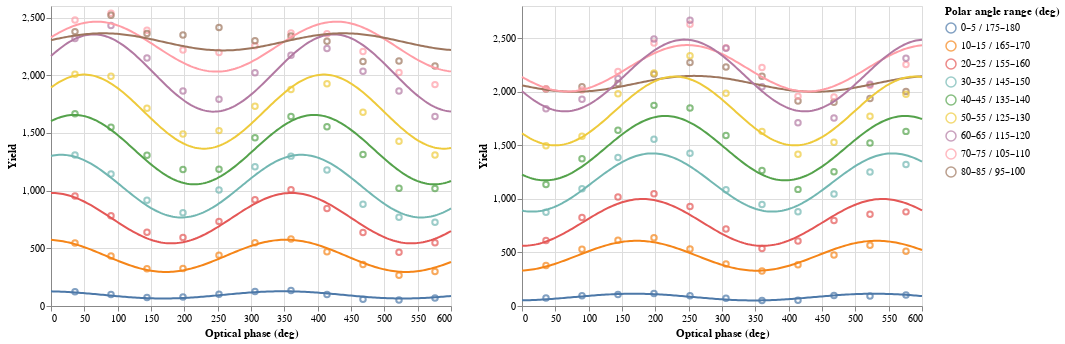

The notebook cell saved with this chart:
### Code cell
where = (measu["Polar ang fr (deg)"] % 10 == 0) & (measu["Polar ang fr (deg)"] < 90)
measu_top = measu[where]
where = (measu["Polar ang to (deg)"] % 10 == 0) & (90 < measu["Polar ang to (deg)"])
measu_btm = measu[where]
where = (fit["Polar ang fr (deg)"] % 10 == 0) & (fit["Polar ang fr (deg)"] < 90)
fit_top = fit[where]
where = (fit["Polar ang to (deg)"] % 10 == 0) & (90 < fit["Polar ang to (deg)"])
fit_btm = fit[where]

alt.Chart(measu_top).mark_point().encode(
    x=alt.X("Opt phase (deg)", axis=alt.Axis(title="Optical phase (deg)")),
    y="Yield",
    color=alt.Color("Polar angle range (deg)", sort=alt.EncodingSortField(field="Polar ang fr (deg)", op="max")),
) + alt.Chart(fit_top).mark_line().encode(
    x=alt.X("Opt phase (deg)", axis=alt.Axis(title="Optical phase (deg)")),
    y="Yield",
    color=alt.Color("Polar angle range (deg)", sort=alt.EncodingSortField(field="Polar ang fr (deg)", op="max")),
) | alt.Chart(measu_btm).mark_point().encode(
    x=alt.X("Opt phase (deg)", axis=alt.Axis(title="Optical phase (deg)")),
    y="Yield",
    color=alt.Color("Polar angle range (deg)", sort=alt.EncodingSortField(field="Polar ang to (deg)", op="max")),
) + alt.Chart(fit_btm).mark_line().encode(
    x=alt.X("Opt phase (deg)", axis=alt.Axis(title="Optical phase (deg)")),
    y="Yield",
    color=alt.Color("Polar angle range (deg)", sort=alt.EncodingSortField(field="Polar ang to (deg)", op="max")),
)

### Figure 1 — Vega-Lite specification as saved in the notebook (floating-point values rounded to 4 significant figures; data arrays with more than 128 entries replaced by an {"elided": "..."} marker saying what was removed)
{"$schema": "https://vega.github.io/schema/vega-lite/v2.6.0.json", "config": {"view": {"height": 300, "width": 400}}, "datasets": {"data-0bb7b0c694c76fddf53305b59a3b4550": [{"Opt phase (deg)": 36, "Opt phase (mach unit)": 0.1, "Polar ang fr (deg)": 95, "Polar ang to (deg)": 100, "Polar angle range (deg)": "80–85 / 95–100", "Yield": 2026.0}, {"Opt phase (deg)": 36, "Opt phase (mach unit)": 0.1, "Polar ang fr (deg)": 105, "Polar ang to (deg)": 110, "Polar angle range (deg)": "70–75 / 105–110", "Yield": 2027.0}, {"Opt phase (deg)": 36, "Opt phase (mach unit)": 0.1, "Polar ang fr (deg)": 115, "Polar ang to (deg)": 120, "Polar angle range (deg)": "60–65 / 115–120", "Yield": 1842.0}, {"Opt phase (deg)": 36, "Opt phase (mach unit)": 0.1, "Polar ang fr (deg)": 125, "Polar ang to (deg)": 130, "Polar angle range (deg)": "50–55 / 125–130", "Yield": 1495.0}, {"Opt phase (deg)": 36, "Opt phase (mach unit)": 0.1, "Polar ang fr (deg)": 135, "Polar ang to (deg)": 140, "Polar angle range (deg)": "40–45 / 135–140", "Yield": 1133.0}, {"Opt phase (deg)": 36, "Opt phase (mach unit)": 0.1, "Polar ang fr (deg)": 145, "Polar ang to (deg)": 150, "Polar angle range (deg)": "30–35 / 145–150", "Yield": 875.4}, {"Opt phase (deg)": 36, "Opt phase (mach unit)": 0.1, "Polar ang fr (deg)": 155, "Polar ang to (deg)": 160, "Polar angle range (deg)": "20–25 / 155–160", "Yield": 612.4}, {"Opt phase (deg)": 36, "Opt phase (mach unit)": 0.1, "Polar ang fr (deg)": 165, "Polar ang to (deg)": 170, "Polar angle range (deg)": "10–15 / 165–170", "Yield": 378.0}, {"Opt phase (deg)": 36, "Opt phase (mach unit)": 0.1, "Polar ang fr (deg)": 175, "Polar ang to (deg)": 180, "Polar angle range (deg)": "0–5 / 175–180", "Yield": 73.89}, {"Opt phase (deg)": 90, "Opt phase (mach unit)": 0.25, "Polar ang fr (deg)": 95, "Polar ang to (deg)": 100, "Polar angle range (deg)": "80–85 / 95–100", "Yield": 2045.0}, {"Opt phase (deg)": 90, "Opt phase (mach unit)": 0.25, "Polar ang fr (deg)": 105, "Polar ang to (deg)": 110, "Polar angle range (deg)": "70–75 / 105–110", "Yield": 2016.0}, {"Opt phase (deg)": 90, "Opt phase (mach unit)": 0.25, "Polar ang fr (deg)": 115, "Polar ang to (deg)": 120, "Polar angle range (deg)": "60–65 / 115–120", "Yield": 1930.0}, {"Opt phase (deg)": 90, "Opt phase (mach unit)": 0.25, "Polar ang fr (deg)": 125, "Polar ang to (deg)": 130, "Polar angle range (deg)": "50–55 / 125–130", "Yield": 1583.0}, {"Opt phase (deg)": 90, "Opt phase (mach unit)": 0.25, "Polar ang fr (deg)": 135, "Polar ang to (deg)": 140, "Polar angle range (deg)": "40–45 / 135–140", "Yield": 1375.0}, {"Opt phase (deg)": 90, "Opt phase (mach unit)": 0.25, "Polar ang fr (deg)": 145, "Polar ang to (deg)": 150, "Polar angle range (deg)": "30–35 / 145–150", "Yield": 1095.0}, {"Opt phase (deg)": 90, "Opt phase (mach unit)": 0.25, "Polar ang fr (deg)": 155, "Polar ang to (deg)": 160, "Polar angle range (deg)": "20–25 / 155–160", "Yield": 826.6}, {"Opt phase (deg)": 90, "Opt phase (mach unit)": 0.25, "Polar ang fr (deg)": 165, "Polar ang to (deg)": 170, "Polar angle range (deg)": "10–15 / 165–170", "Yield": 530.1}, {"Opt phase (deg)": 90, "Opt phase (mach unit)": 0.25, "Polar ang fr (deg)": 175, "Polar ang to (deg)": 180, "Polar angle range (deg)": "0–5 / 175–180", "Yield": 95.54}, {"Opt phase (deg)": 144, "Opt phase (mach unit)": 0.4, "Polar ang fr (deg)": 95, "Polar ang to (deg)": 100, "Polar angle range (deg)": "80–85 / 95–100", "Yield": 2077.0}, {"Opt phase (deg)": 144, "Opt phase (mach unit)": 0.4, "Polar ang fr (deg)": 105, "Polar ang to (deg)": 110, "Polar angle range (deg)": "70–75 / 105–110", "Yield": 2189.0}, {"Opt phase (deg)": 144, "Opt phase (mach unit)": 0.4, "Polar ang fr (deg)": 115, "Polar ang to (deg)": 120, "Polar angle range (deg)": "60–65 / 115–120", "Yield": 2123.0}, {"Opt phase (deg)": 144, "Opt phase (mach unit)": 0.4, "Polar ang fr (deg)": 125, "Polar ang to (deg)": 130, "Polar angle range (deg)": "50–55 / 125–130", "Yield": 1981.0}, {"Opt phase (deg)": 144, "Opt phase (mach unit)": 0.4, "Polar ang fr (deg)": 135, "Polar ang to (deg)": 140, "Polar angle range (deg)": "40–45 / 135–140", "Yield": 1640.0}, {"Opt phase (deg)": 144, "Opt phase (mach unit)": 0.4, "Polar ang fr (deg)": 145, "Polar ang to (deg)": 150, "Polar angle range (deg)": "30–35 / 145–150", "Yield": 1385.0}, {"Opt phase (deg)": 144, "Opt phase (mach unit)": 0.4, "Polar ang fr (deg)": 155, "Polar ang to (deg)": 160, "Polar angle range (deg)": "20–25 / 155–160", "Yield": 1018.0}, {"Opt phase (deg)": 144, "Opt phase (mach unit)": 0.4, "Polar ang fr (deg)": 165, "Polar ang to (deg)": 170, "Polar angle range (deg)": "10–15 / 165–170", "Yield": 612.9}, {"Opt phase (deg)": 144, "Opt phase (mach unit)": 0.4, "Polar ang fr (deg)": 175, "Polar ang to (deg)": 180, "Polar angle range (deg)": "0–5 / 175–180", "Yield": 106.9}, {"Opt phase (deg)": 198.0, "Opt phase (mach unit)": 0.55, "Polar ang fr (deg)": 95, "Polar ang to (deg)": 100, "Polar angle range (deg)": "80–85 / 95–100", "Yield": 2164.0}, {"Opt phase (deg)": 198.0, "Opt phase (mach unit)": 0.55, "Polar ang fr (deg)": 105, "Polar ang to (deg)": 110, "Polar angle range (deg)": "70–75 / 105–110", "Yield": 2455.0}, {"Opt phase (deg)": 198.0, "Opt phase (mach unit)": 0.55, "Polar ang fr (deg)": 115, "Polar ang to (deg)": 120, "Polar angle range (deg)": "60–65 / 115–120", "Yield": 2493.0}, {"Opt phase (deg)": 198.0, "Opt phase (mach unit)": 0.55, "Polar ang fr (deg)": 125, "Polar ang to (deg)": 130, "Polar angle range (deg)": "50–55 / 125–130", "Yield": 2175.0}, {"Opt phase (deg)": 198.0, "Opt phase (mach unit)": 0.55, "Polar ang fr (deg)": 135, "Polar ang to (deg)": 140, "Polar angle range (deg)": "40–45 / 135–140", "Yield": 1873.0}, {"Opt phase (deg)": 198.0, "Opt phase (mach unit)": 0.55, "Polar ang fr (deg)": 145, "Polar ang to (deg)": 150, "Polar angle range (deg)": "30–35 / 145–150", "Yield": 1557.0}, {"Opt phase (deg)": 198.0, "Opt phase (mach unit)": 0.55, "Polar ang fr (deg)": 155, "Polar ang to (deg)": 160, "Polar angle range (deg)": "20–25 / 155–160", "Yield": 1048.0}, {"Opt phase (deg)": 198.0, "Opt phase (mach unit)": 0.55, "Polar ang fr (deg)": 165, "Polar ang to (deg)": 170, "Polar angle range (deg)": "10–15 / 165–170", "Yield": 637.4}, {"Opt phase (deg)": 198.0, "Opt phase (mach unit)": 0.55, "Polar ang fr (deg)": 175, "Polar ang to (deg)": 180, "Polar angle range (deg)": "0–5 / 175–180", "Yield": 117.5}, {"Opt phase (deg)": 252.0, "Opt phase (mach unit)": 0.7, "Polar ang fr (deg)": 95, "Polar ang to (deg)": 100, "Polar angle range (deg)": "80–85 / 95–100", "Yield": 2274.0}, {"Opt phase (deg)": 252.0, "Opt phase (mach unit)": 0.7, "Polar ang fr (deg)": 105, "Polar ang to (deg)": 110, "Polar angle range (deg)": "70–75 / 105–110", "Yield": 2631.0}, {"Opt phase (deg)": 252.0, "Opt phase (mach unit)": 0.7, "Polar ang fr (deg)": 115, "Polar ang to (deg)": 120, "Polar angle range (deg)": "60–65 / 115–120", "Yield": 2668.0}, {"Opt phase (deg)": 252.0, "Opt phase (mach unit)": 0.7, "Polar ang fr (deg)": 125, "Polar ang to (deg)": 130, "Polar angle range (deg)": "50–55 / 125–130", "Yield": 2335.0}, {"Opt phase (deg)": 252.0, "Opt phase (mach unit)": 0.7, "Polar ang fr (deg)": 135, "Polar ang to (deg)": 140, "Polar angle range (deg)": "40–45 / 135–140", "Yield": 1848.0}, {"Opt phase (deg)": 252.0, "Opt phase (mach unit)": 0.7, "Polar ang fr (deg)": 145, "Polar ang to (deg)": 150, "Polar angle range (deg)": "30–35 / 145–150", "Yield": 1425.0}, {"Opt phase (deg)": 252.0, "Opt phase (mach unit)": 0.7, "Polar ang fr (deg)": 155, "Polar ang to (deg)": 160, "Polar angle range (deg)": "20–25 / 155–160", "Yield": 929.3}, {"Opt phase (deg)": 252.0, "Opt phase (mach unit)": 0.7, "Polar ang fr (deg)": 165, "Polar ang to (deg)": 170, "Polar angle range (deg)": "10–15 / 165–170", "Yield": 532.8}, {"Opt phase (deg)": 252.0, "Opt phase (mach unit)": 0.7, "Polar ang fr (deg)": 175, "Polar ang to (deg)": 180, "Polar angle range (deg)": "0–5 / 175–180", "Yield": 95.62}, {"Opt phase (deg)": 306, "Opt phase (mach unit)": 0.85, "Polar ang fr (deg)": 95, "Polar ang to (deg)": 100, "Polar angle range (deg)": "80–85 / 95–100", "Yield": 2231.0}, {"Opt phase (deg)": 306, "Opt phase (mach unit)": 0.85, "Polar ang fr (deg)": 105, "Polar ang to (deg)": 110, "Polar angle range (deg)": "70–75 / 105–110", "Yield": 2411.0}, {"Opt phase (deg)": 306, "Opt phase (mach unit)": 0.85, "Polar ang fr (deg)": 115, "Polar ang to (deg)": 120, "Polar angle range (deg)": "60–65 / 115–120", "Yield": 2406.0}, {"Opt phase (deg)": 306, "Opt phase (mach unit)": 0.85, "Polar ang fr (deg)": 125, "Polar ang to (deg)": 130, "Polar angle range (deg)": "50–55 / 125–130", "Yield": 1986.0}, {"Opt phase (deg)": 306, "Opt phase (mach unit)": 0.85, "Polar ang fr (deg)": 135, "Polar ang to (deg)": 140, "Polar angle range (deg)": "40–45 / 135–140", "Yield": 1591.0}, {"Opt phase (deg)": 306, "Opt phase (mach unit)": 0.85, "Polar ang fr (deg)": 145, "Polar ang to (deg)": 150, "Polar angle range (deg)": "30–35 / 145–150", "Yield": 1085.0}, {"Opt phase (deg)": 306, "Opt phase (mach unit)": 0.85, "Polar ang fr (deg)": 155, "Polar ang to (deg)": 160, "Polar angle range (deg)": "20–25 / 155–160", "Yield": 718.5}, {"Opt phase (deg)": 306, "Opt phase (mach unit)": 0.85, "Polar ang fr (deg)": 165, "Polar ang to (deg)": 170, "Polar angle range (deg)": "10–15 / 165–170", "Yield": 391.0}, {"Opt phase (deg)": 306, "Opt phase (mach unit)": 0.85, "Polar ang fr (deg)": 175, "Polar ang to (deg)": 180, "Polar angle range (deg)": "0–5 / 175–180", "Yield": 71.5}, {"Opt phase (deg)": 360, "Opt phase (mach unit)": 1, "Polar ang fr (deg)": 95, "Polar ang to (deg)": 100, "Polar angle range (deg)": "80–85 / 95–100", "Yield": 2144.0}, {"Opt phase (deg)": 360, "Opt phase (mach unit)": 1, "Polar ang fr (deg)": 105, "Polar ang to (deg)": 110, "Polar angle range (deg)": "70–75 / 105–110", "Yield": 2227.0}, {"Opt phase (deg)": 360, "Opt phase (mach unit)": 1, "Polar ang fr (deg)": 115, "Polar ang to (deg)": 120, "Polar angle range (deg)": "60–65 / 115–120", "Yield": 2046.0}, {"Opt phase (deg)": 360, "Opt phase (mach unit)": 1, "Polar ang fr (deg)": 125, "Polar ang to (deg)": 130, "Polar angle range (deg)": "50–55 / 125–130", "Yield": 1630.0}, {"Opt phase (deg)": 360, "Opt phase (mach unit)": 1, "Polar ang fr (deg)": 135, "Polar ang to (deg)": 140, "Polar angle range (deg)": "40–45 / 135–140", "Yield": 1265.0}, {"Opt phase (deg)": 360, "Opt phase (mach unit)": 1, "Polar ang fr (deg)": 145, "Polar ang to (deg)": 150, "Polar angle range (deg)": "30–35 / 145–150", "Yield": 946.4}, {"Opt phase (deg)": 360, "Opt phase (mach unit)": 1, "Polar ang fr (deg)": 155, "Polar ang to (deg)": 160, "Polar angle range (deg)": "20–25 / 155–160", "Yield": 535.7}, {"Opt phase (deg)": 360, "Opt phase (mach unit)": 1, "Polar ang fr (deg)": 165, "Polar ang to (deg)": 170, "Polar angle range (deg)": "10–15 / 165–170", "Yield": 327.0}, {"Opt phase (deg)": 360, "Opt phase (mach unit)": 1, "Polar ang fr (deg)": 175, "Polar ang to (deg)": 180, "Polar angle range (deg)": "0–5 / 175–180", "Yield": 51.61}, {"Opt phase (deg)": 414.0, "Opt phase (mach unit)": 1.15, "Polar ang fr (deg)": 95, "Polar ang to (deg)": 100, "Polar angle range (deg)": "80–85 / 95–100", "Yield": 1912.0}, {"Opt phase (deg)": 414.0, "Opt phase (mach unit)": 1.15, "Polar ang fr (deg)": 105, "Polar ang to (deg)": 110, "Polar angle range (deg)": "70–75 / 105–110", "Yield": 1958.0}, {"Opt phase (deg)": 414.0, "Opt phase (mach unit)": 1.15, "Polar ang fr (deg)": 115, "Polar ang to (deg)": 120, "Polar angle range (deg)": "60–65 / 115–120", "Yield": 1711.0}, {"Opt phase (deg)": 414.0, "Opt phase (mach unit)": 1.15, "Polar ang fr (deg)": 125, "Polar ang to (deg)": 130, "Polar angle range (deg)": "50–55 / 125–130", "Yield": 1417.0}, {"Opt phase (deg)": 414.0, "Opt phase (mach unit)": 1.15, "Polar ang fr (deg)": 135, "Polar ang to (deg)": 140, "Polar angle range (deg)": "40–45 / 135–140", "Yield": 1088.0}, {"Opt phase (deg)": 414.0, "Opt phase (mach unit)": 1.15, "Polar ang fr (deg)": 145, "Polar ang to (deg)": 150, "Polar angle range (deg)": "30–35 / 145–150", "Yield": 880.1}, {"Opt phase (deg)": 414.0, "Opt phase (mach unit)": 1.15, "Polar ang fr (deg)": 155, "Polar ang to (deg)": 160, "Polar angle range (deg)": "20–25 / 155–160", "Yield": 606.6}, {"Opt phase (deg)": 414.0, "Opt phase (mach unit)": 1.15, "Polar ang fr (deg)": 165, "Polar ang to (deg)": 170, "Polar angle range (deg)": "10–15 / 165–170", "Yield": 384.6}, {"Opt phase (deg)": 414.0, "Opt phase (mach unit)": 1.15, "Polar ang fr (deg)": 175, "Polar ang to (deg)": 180, "Polar angle range (deg)": "0–5 / 175–180", "Yield": 53.17}, {"Opt phase (deg)": 468, "Opt phase (mach unit)": 1.3, "Polar ang fr (deg)": 95, "Polar ang to (deg)": 100, "Polar angle range (deg)": "80–85 / 95–100", "Yield": 1903.0}, {"Opt phase (deg)": 468, "Opt phase (mach unit)": 1.3, "Polar ang fr (deg)": 105, "Polar ang to (deg)": 110, "Polar angle range (deg)": "70–75 / 105–110", "Yield": 1952.0}, {"Opt phase (deg)": 468, "Opt phase (mach unit)": 1.3, "Polar ang fr (deg)": 115, "Polar ang to (deg)": 120, "Polar angle range (deg)": "60–65 / 115–120", "Yield": 1755.0}, {"Opt phase (deg)": 468, "Opt phase (mach unit)": 1.3, "Polar ang fr (deg)": 125, "Polar ang to (deg)": 130, "Polar angle range (deg)": "50–55 / 125–130", "Yield": 1529.0}, {"Opt phase (deg)": 468, "Opt phase (mach unit)": 1.3, "Polar ang fr (deg)": 135, "Polar ang to (deg)": 140, "Polar angle range (deg)": "40–45 / 135–140", "Yield": 1253.0}, {"Opt phase (deg)": 468, "Opt phase (mach unit)": 1.3, "Polar ang fr (deg)": 145, "Polar ang to (deg)": 150, "Polar angle range (deg)": "30–35 / 145–150", "Yield": 1045.0}, {"Opt phase (deg)": 468, "Opt phase (mach unit)": 1.3, "Polar ang fr (deg)": 155, "Polar ang to (deg)": 160, "Polar angle range (deg)": "20–25 / 155–160", "Yield": 797.4}, {"Opt phase (deg)": 468, "Opt phase (mach unit)": 1.3, "Polar ang fr (deg)": 165, "Polar ang to (deg)": 170, "Polar angle range (deg)": "10–15 / 165–170", "Yield": 476.8}, {"Opt phase (deg)": 468, "Opt phase (mach unit)": 1.3, "Polar ang fr (deg)": 175, "Polar ang to (deg)": 180, "Polar angle range (deg)": "0–5 / 175–180", "Yield": 98.62}, {"Opt phase (deg)": 522, "Opt phase (mach unit)": 1.45, "Polar ang fr (deg)": 95, "Polar ang to (deg)": 100, "Polar angle range (deg)": "80–85 / 95–100", "Yield": 1937.0}, {"Opt phase (deg)": 522, "Opt phase (mach unit)": 1.45, "Polar ang fr (deg)": 105, "Polar ang to (deg)": 110, "Polar angle range (deg)": "70–75 / 105–110", "Yield": 2059.0}, {"Opt phase (deg)": 522, "Opt phase (mach unit)": 1.45, "Polar ang fr (deg)": 115, "Polar ang to (deg)": 120, "Polar angle range (deg)": "60–65 / 115–120", "Yield": 2070.0}, {"Opt phase (deg)": 522, "Opt phase (mach unit)": 1.45, "Polar ang fr (deg)": 125, "Polar ang to (deg)": 130, "Polar angle range (deg)": "50–55 / 125–130", "Yield": 1772.0}, {"Opt phase (deg)": 522, "Opt phase (mach unit)": 1.45, "Polar ang fr (deg)": 135, "Polar ang to (deg)": 140, "Polar angle range (deg)": "40–45 / 135–140", "Yield": 1521.0}, {"Opt phase (deg)": 522, "Opt phase (mach unit)": 1.45, "Polar ang fr (deg)": 145, "Polar ang to (deg)": 150, "Polar angle range (deg)": "30–35 / 145–150", "Yield": 1250.0}, {"Opt phase (deg)": 522, "Opt phase (mach unit)": 1.45, "Polar ang fr (deg)": 155, "Polar ang to (deg)": 160, "Polar angle range (deg)": "20–25 / 155–160", "Yield": 856.5}, {"Opt phase (deg)": 522, "Opt phase (mach unit)": 1.45, "Polar ang fr (deg)": 165, "Polar ang to (deg)": 170, "Polar angle range (deg)": "10–15 / 165–170", "Yield": 567.9}, {"Opt phase (deg)": 522, "Opt phase (mach unit)": 1.45, "Polar ang fr (deg)": 175, "Polar ang to (deg)": 180, "Polar angle range (deg)": "0–5 / 175–180", "Yield": 93.28}, {"Opt phase (deg)": 576, "Opt phase (mach unit)": 1.6, "Polar ang fr (deg)": 95, "Polar ang to (deg)": 100, "Polar angle range (deg)": "80–85 / 95–100", "Yield": 2001.0}, {"Opt phase (deg)": 576, "Opt phase (mach unit)": 1.6, "Polar ang fr (deg)": 105, "Polar ang to (deg)": 110, "Polar angle range (deg)": "70–75 / 105–110", "Yield": 2254.0}, {"Opt phase (deg)": 576, "Opt phase (mach unit)": 1.6, "Polar ang fr (deg)": 115, "Polar ang to (deg)": 120, "Polar angle range (deg)": "60–65 / 115–120", "Yield": 2313.0}, {"Opt phase (deg)": 576, "Opt phase (mach unit)": 1.6, "Polar ang fr (deg)": 125, "Polar ang to (deg)": 130, "Polar angle range (deg)": "50–55 / 125–130", "Yield": 1977.0}, {"Opt phase (deg)": 576, "Opt phase (mach unit)": 1.6, "Polar ang fr (deg)": 135, "Polar ang to (deg)": 140, "Polar angle range (deg)": "40–45 / 135–140", "Yield": 1630.0}, {"Opt phase (deg)": 576, "Opt phase (mach unit)": 1.6, "Polar ang fr (deg)": 145, "Polar ang to (deg)": 150, "Polar angle range (deg)": "30–35 / 145–150", "Yield": 1321.0}, {"Opt phase (deg)": 576, "Opt phase (mach unit)": 1.6, "Polar ang fr (deg)": 155, "Polar ang to (deg)": 160, "Polar angle range (deg)": "20–25 / 155–160", "Yield": 878.5}, {"Opt phase (deg)": 576, "Opt phase (mach unit)": 1.6, "Polar ang fr (deg)": 165, "Polar ang to (deg)": 170, "Polar angle range (deg)": "10–15 / 165–170", "Yield": 511.8}, {"Opt phase (deg)": 576, "Opt phase (mach unit)": 1.6, "Polar ang fr (deg)": 175, "Polar ang to (deg)": 180, "Polar angle range (deg)": "0–5 / 175–180", "Yield": 103.2}], "data-23302622ef33292390a7cd2a20c60a15": {"elided": "1809 records"}, "data-25e99b95e508651b87b12571a2fc2494": {"elided": "1809 records"}, "data-54c25b4a57665558c9c0e502dc8d831d": [{"Opt phase (deg)": 36, "Opt phase (mach unit)": 0.1, "Polar ang fr (deg)": 0, "Polar ang to (deg)": 5, "Polar angle range (deg)": "0–5 / 175–180", "Yield": 123.0}, {"Opt phase (deg)": 36, "Opt phase (mach unit)": 0.1, "Polar ang fr (deg)": 10, "Polar ang to (deg)": 15, "Polar angle range (deg)": "10–15 / 165–170", "Yield": 546.5}, {"Opt phase (deg)": 36, "Opt phase (mach unit)": 0.1, "Polar ang fr (deg)": 20, "Polar ang to (deg)": 25, "Polar angle range (deg)": "20–25 / 155–160", "Yield": 954.2}, {"Opt phase (deg)": 36, "Opt phase (mach unit)": 0.1, "Polar ang fr (deg)": 30, "Polar ang to (deg)": 35, "Polar angle range (deg)": "30–35 / 145–150", "Yield": 1308.0}, {"Opt phase (deg)": 36, "Opt phase (mach unit)": 0.1, "Polar ang fr (deg)": 40, "Polar ang to (deg)": 45, "Polar angle range (deg)": "40–45 / 135–140", "Yield": 1667.0}, {"Opt phase (deg)": 36, "Opt phase (mach unit)": 0.1, "Polar ang fr (deg)": 50, "Polar ang to (deg)": 55, "Polar angle range (deg)": "50–55 / 125–130", "Yield": 2008.0}, {"Opt phase (deg)": 36, "Opt phase (mach unit)": 0.1, "Polar ang fr (deg)": 60, "Polar ang to (deg)": 65, "Polar angle range (deg)": "60–65 / 115–120", "Yield": 2318.0}, {"Opt phase (deg)": 36, "Opt phase (mach unit)": 0.1, "Polar ang fr (deg)": 70, "Polar ang to (deg)": 75, "Polar angle range (deg)": "70–75 / 105–110", "Yield": 2479.0}, {"Opt phase (deg)": 36, "Opt phase (mach unit)": 0.1, "Polar ang fr (deg)": 80, "Polar ang to (deg)": 85, "Polar angle range (deg)": "80–85 / 95–100", "Yield": 2378.0}, {"Opt phase (deg)": 90, "Opt phase (mach unit)": 0.25, "Polar ang fr (deg)": 0, "Polar ang to (deg)": 5, "Polar angle range (deg)": "0–5 / 175–180", "Yield": 99.22}, {"Opt phase (deg)": 90, "Opt phase (mach unit)": 0.25, "Polar ang fr (deg)": 10, "Polar ang to (deg)": 15, "Polar angle range (deg)": "10–15 / 165–170", "Yield": 433.2}, {"Opt phase (deg)": 90, "Opt phase (mach unit)": 0.25, "Polar ang fr (deg)": 20, "Polar ang to (deg)": 25, "Polar angle range (deg)": "20–25 / 155–160", "Yield": 782.3}, {"Opt phase (deg)": 90, "Opt phase (mach unit)": 0.25, "Polar ang fr (deg)": 30, "Polar ang to (deg)": 35, "Polar angle range (deg)": "30–35 / 145–150", "Yield": 1145.0}, {"Opt phase (deg)": 90, "Opt phase (mach unit)": 0.25, "Polar ang fr (deg)": 40, "Polar ang to (deg)": 45, "Polar angle range (deg)": "40–45 / 135–140", "Yield": 1549.0}, {"Opt phase (deg)": 90, "Opt phase (mach unit)": 0.25, "Polar ang fr (deg)": 50, "Polar ang to (deg)": 55, "Polar angle range (deg)": "50–55 / 125–130", "Yield": 1990.0}, {"Opt phase (deg)": 90, "Opt phase (mach unit)": 0.25, "Polar ang fr (deg)": 60, "Polar ang to (deg)": 65, "Polar angle range (deg)": "60–65 / 115–120", "Yield": 2431.0}, {"Opt phase (deg)": 90, "Opt phase (mach unit)": 0.25, "Polar ang fr (deg)": 70, "Polar ang to (deg)": 75, "Polar angle range (deg)": "70–75 / 105–110", "Yield": 2538.0}, {"Opt phase (deg)": 90, "Opt phase (mach unit)": 0.25, "Polar ang fr (deg)": 80, "Polar ang to (deg)": 85, "Polar angle range (deg)": "80–85 / 95–100", "Yield": 2520.0}, {"Opt phase (deg)": 144, "Opt phase (mach unit)": 0.4, "Polar ang fr (deg)": 0, "Polar ang to (deg)": 5, "Polar angle range (deg)": "0–5 / 175–180", "Yield": 72.96}, {"Opt phase (deg)": 144, "Opt phase (mach unit)": 0.4, "Polar ang fr (deg)": 10, "Polar ang to (deg)": 15, "Polar angle range (deg)": "10–15 / 165–170", "Yield": 323.8}, {"Opt phase (deg)": 144, "Opt phase (mach unit)": 0.4, "Polar ang fr (deg)": 20, "Polar ang to (deg)": 25, "Polar angle range (deg)": "20–25 / 155–160", "Yield": 639.6}, {"Opt phase (deg)": 144, "Opt phase (mach unit)": 0.4, "Polar ang fr (deg)": 30, "Polar ang to (deg)": 35, "Polar angle range (deg)": "30–35 / 145–150", "Yield": 916.7}, {"Opt phase (deg)": 144, "Opt phase (mach unit)": 0.4, "Polar ang fr (deg)": 40, "Polar ang to (deg)": 45, "Polar angle range (deg)": "40–45 / 135–140", "Yield": 1306.0}, {"Opt phase (deg)": 144, "Opt phase (mach unit)": 0.4, "Polar ang fr (deg)": 50, "Polar ang to (deg)": 55, "Polar angle range (deg)": "50–55 / 125–130", "Yield": 1715.0}, {"Opt phase (deg)": 144, "Opt phase (mach unit)": 0.4, "Polar ang fr (deg)": 60, "Polar ang to (deg)": 65, "Polar angle range (deg)": "60–65 / 115–120", "Yield": 2149.0}, {"Opt phase (deg)": 144, "Opt phase (mach unit)": 0.4, "Polar ang fr (deg)": 70, "Polar ang to (deg)": 75, "Polar angle range (deg)": "70–75 / 105–110", "Yield": 2389.0}, {"Opt phase (deg)": 144, "Opt phase (mach unit)": 0.4, "Polar ang fr (deg)": 80, "Polar ang to (deg)": 85, "Polar angle range (deg)": "80–85 / 95–100", "Yield": 2362.0}, {"Opt phase (deg)": 198.0, "Opt phase (mach unit)": 0.55, "Polar ang fr (deg)": 0, "Polar ang to (deg)": 5, "Polar angle range (deg)": "0–5 / 175–180", "Yield": 78.67}, {"Opt phase (deg)": 198.0, "Opt phase (mach unit)": 0.55, "Polar ang fr (deg)": 10, "Polar ang to (deg)": 15, "Polar angle range (deg)": "10–15 / 165–170", "Yield": 325.4}, {"Opt phase (deg)": 198.0, "Opt phase (mach unit)": 0.55, "Polar ang fr (deg)": 20, "Polar ang to (deg)": 25, "Polar angle range (deg)": "20–25 / 155–160", "Yield": 594.2}, {"Opt phase (deg)": 198.0, "Opt phase (mach unit)": 0.55, "Polar ang fr (deg)": 30, "Polar ang to (deg)": 35, "Polar angle range (deg)": "30–35 / 145–150", "Yield": 809.0}, {"Opt phase (deg)": 198.0, "Opt phase (mach unit)": 0.55, "Polar ang fr (deg)": 40, "Polar ang to (deg)": 45, "Polar angle range (deg)": "40–45 / 135–140", "Yield": 1183.0}, {"Opt phase (deg)": 198.0, "Opt phase (mach unit)": 0.55, "Polar ang fr (deg)": 50, "Polar ang to (deg)": 55, "Polar angle range (deg)": "50–55 / 125–130", "Yield": 1491.0}, {"Opt phase (deg)": 198.0, "Opt phase (mach unit)": 0.55, "Polar ang fr (deg)": 60, "Polar ang to (deg)": 65, "Polar angle range (deg)": "60–65 / 115–120", "Yield": 1864.0}, {"Opt phase (deg)": 198.0, "Opt phase (mach unit)": 0.55, "Polar ang fr (deg)": 70, "Polar ang to (deg)": 75, "Polar angle range (deg)": "70–75 / 105–110", "Yield": 2218.0}, {"Opt phase (deg)": 198.0, "Opt phase (mach unit)": 0.55, "Polar ang fr (deg)": 80, "Polar ang to (deg)": 85, "Polar angle range (deg)": "80–85 / 95–100", "Yield": 2349.0}, {"Opt phase (deg)": 252.0, "Opt phase (mach unit)": 0.7, "Polar ang fr (deg)": 0, "Polar ang to (deg)": 5, "Polar angle range (deg)": "0–5 / 175–180", "Yield": 101.6}, {"Opt phase (deg)": 252.0, "Opt phase (mach unit)": 0.7, "Polar ang fr (deg)": 10, "Polar ang to (deg)": 15, "Polar angle range (deg)": "10–15 / 165–170", "Yield": 440.9}, {"Opt phase (deg)": 252.0, "Opt phase (mach unit)": 0.7, "Polar ang fr (deg)": 20, "Polar ang to (deg)": 25, "Polar angle range (deg)": "20–25 / 155–160", "Yield": 733.3}, {"Opt phase (deg)": 252.0, "Opt phase (mach unit)": 0.7, "Polar ang fr (deg)": 30, "Polar ang to (deg)": 35, "Polar angle range (deg)": "30–35 / 145–150", "Yield": 1006.0}, {"Opt phase (deg)": 252.0, "Opt phase (mach unit)": 0.7, "Polar ang fr (deg)": 40, "Polar ang to (deg)": 45, "Polar angle range (deg)": "40–45 / 135–140", "Yield": 1185.0}, {"Opt phase (deg)": 252.0, "Opt phase (mach unit)": 0.7, "Polar ang fr (deg)": 50, "Polar ang to (deg)": 55, "Polar angle range (deg)": "50–55 / 125–130", "Yield": 1520.0}, {"Opt phase (deg)": 252.0, "Opt phase (mach unit)": 0.7, "Polar ang fr (deg)": 60, "Polar ang to (deg)": 65, "Polar angle range (deg)": "60–65 / 115–120", "Yield": 1793.0}, {"Opt phase (deg)": 252.0, "Opt phase (mach unit)": 0.7, "Polar ang fr (deg)": 70, "Polar ang to (deg)": 75, "Polar angle range (deg)": "70–75 / 105–110", "Yield": 2197.0}, {"Opt phase (deg)": 252.0, "Opt phase (mach unit)": 0.7, "Polar ang fr (deg)": 80, "Polar ang to (deg)": 85, "Polar angle range (deg)": "80–85 / 95–100", "Yield": 2413.0}, {"Opt phase (deg)": 306, "Opt phase (mach unit)": 0.85, "Polar ang fr (deg)": 0, "Polar ang to (deg)": 5, "Polar angle range (deg)": "0–5 / 175–180", "Yield": 126.5}, {"Opt phase (deg)": 306, "Opt phase (mach unit)": 0.85, "Polar ang fr (deg)": 10, "Polar ang to (deg)": 15, "Polar angle range (deg)": "10–15 / 165–170", "Yield": 548.6}, {"Opt phase (deg)": 306, "Opt phase (mach unit)": 0.85, "Polar ang fr (deg)": 20, "Polar ang to (deg)": 25, "Polar angle range (deg)": "20–25 / 155–160", "Yield": 921.2}, {"Opt phase (deg)": 306, "Opt phase (mach unit)": 0.85, "Polar ang fr (deg)": 30, "Polar ang to (deg)": 35, "Polar angle range (deg)": "30–35 / 145–150", "Yield": 1206.0}, {"Opt phase (deg)": 306, "Opt phase (mach unit)": 0.85, "Polar ang fr (deg)": 40, "Polar ang to (deg)": 45, "Polar angle range (deg)": "40–45 / 135–140", "Yield": 1458.0}, {"Opt phase (deg)": 306, "Opt phase (mach unit)": 0.85, "Polar ang fr (deg)": 50, "Polar ang to (deg)": 55, "Polar angle range (deg)": "50–55 / 125–130", "Yield": 1732.0}, {"Opt phase (deg)": 306, "Opt phase (mach unit)": 0.85, "Polar ang fr (deg)": 60, "Polar ang to (deg)": 65, "Polar angle range (deg)": "60–65 / 115–120", "Yield": 2022.0}, {"Opt phase (deg)": 306, "Opt phase (mach unit)": 0.85, "Polar ang fr (deg)": 70, "Polar ang to (deg)": 75, "Polar angle range (deg)": "70–75 / 105–110", "Yield": 2256.0}, {"Opt phase (deg)": 306, "Opt phase (mach unit)": 0.85, "Polar ang fr (deg)": 80, "Polar ang to (deg)": 85, "Polar angle range (deg)": "80–85 / 95–100", "Yield": 2299.0}, {"Opt phase (deg)": 360, "Opt phase (mach unit)": 1, "Polar ang fr (deg)": 0, "Polar ang to (deg)": 5, "Polar angle range (deg)": "0–5 / 175–180", "Yield": 135.1}, {"Opt phase (deg)": 360, "Opt phase (mach unit)": 1, "Polar ang fr (deg)": 10, "Polar ang to (deg)": 15, "Polar angle range (deg)": "10–15 / 165–170", "Yield": 580.0}, {"Opt phase (deg)": 360, "Opt phase (mach unit)": 1, "Polar ang fr (deg)": 20, "Polar ang to (deg)": 25, "Polar angle range (deg)": "20–25 / 155–160", "Yield": 1007.0}, {"Opt phase (deg)": 360, "Opt phase (mach unit)": 1, "Polar ang fr (deg)": 30, "Polar ang to (deg)": 35, "Polar angle range (deg)": "30–35 / 145–150", "Yield": 1299.0}, {"Opt phase (deg)": 360, "Opt phase (mach unit)": 1, "Polar ang fr (deg)": 40, "Polar ang to (deg)": 45, "Polar angle range (deg)": "40–45 / 135–140", "Yield": 1643.0}, {"Opt phase (deg)": 360, "Opt phase (mach unit)": 1, "Polar ang fr (deg)": 50, "Polar ang to (deg)": 55, "Polar angle range (deg)": "50–55 / 125–130", "Yield": 1877.0}, {"Opt phase (deg)": 360, "Opt phase (mach unit)": 1, "Polar ang fr (deg)": 60, "Polar ang to (deg)": 65, "Polar angle range (deg)": "60–65 / 115–120", "Yield": 2174.0}, {"Opt phase (deg)": 360, "Opt phase (mach unit)": 1, "Polar ang fr (deg)": 70, "Polar ang to (deg)": 75, "Polar angle range (deg)": "70–75 / 105–110", "Yield": 2366.0}, {"Opt phase (deg)": 360, "Opt phase (mach unit)": 1, "Polar ang fr (deg)": 80, "Polar ang to (deg)": 85, "Polar angle range (deg)": "80–85 / 95–100", "Yield": 2341.0}, {"Opt phase (deg)": 414.0, "Opt phase (mach unit)": 1.15, "Polar ang fr (deg)": 0, "Polar ang to (deg)": 5, "Polar angle range (deg)": "0–5 / 175–180", "Yield": 99.63}, {"Opt phase (deg)": 414.0, "Opt phase (mach unit)": 1.15, "Polar ang fr (deg)": 10, "Polar ang to (deg)": 15, "Polar angle range (deg)": "10–15 / 165–170", "Yield": 470.7}, {"Opt phase (deg)": 414.0, "Opt phase (mach unit)": 1.15, "Polar ang fr (deg)": 20, "Polar ang to (deg)": 25, "Polar angle range (deg)": "20–25 / 155–160", "Yield": 845.2}, {"Opt phase (deg)": 414.0, "Opt phase (mach unit)": 1.15, "Polar ang fr (deg)": 30, "Polar ang to (deg)": 35, "Polar angle range (deg)": "30–35 / 145–150", "Yield": 1178.0}, {"Opt phase (deg)": 414.0, "Opt phase (mach unit)": 1.15, "Polar ang fr (deg)": 40, "Polar ang to (deg)": 45, "Polar angle range (deg)": "40–45 / 135–140", "Yield": 1554.0}, {"Opt phase (deg)": 414.0, "Opt phase (mach unit)": 1.15, "Polar ang fr (deg)": 50, "Polar ang to (deg)": 55, "Polar angle range (deg)": "50–55 / 125–130", "Yield": 1927.0}, {"Opt phase (deg)": 414.0, "Opt phase (mach unit)": 1.15, "Polar ang fr (deg)": 60, "Polar ang to (deg)": 65, "Polar angle range (deg)": "60–65 / 115–120", "Yield": 2231.0}, {"Opt phase (deg)": 414.0, "Opt phase (mach unit)": 1.15, "Polar ang fr (deg)": 70, "Polar ang to (deg)": 75, "Polar angle range (deg)": "70–75 / 105–110", "Yield": 2360.0}, {"Opt phase (deg)": 414.0, "Opt phase (mach unit)": 1.15, "Polar ang fr (deg)": 80, "Polar ang to (deg)": 85, "Polar angle range (deg)": "80–85 / 95–100", "Yield": 2295.0}, {"Opt phase (deg)": 468, "Opt phase (mach unit)": 1.3, "Polar ang fr (deg)": 0, "Polar ang to (deg)": 5, "Polar angle range (deg)": "0–5 / 175–180", "Yield": 57.89}, {"Opt phase (deg)": 468, "Opt phase (mach unit)": 1.3, "Polar ang fr (deg)": 10, "Polar ang to (deg)": 15, "Polar angle range (deg)": "10–15 / 165–170", "Yield": 360.2}, {"Opt phase (deg)": 468, "Opt phase (mach unit)": 1.3, "Polar ang fr (deg)": 20, "Polar ang to (deg)": 25, "Polar angle range (deg)": "20–25 / 155–160", "Yield": 637.3}, {"Opt phase (deg)": 468, "Opt phase (mach unit)": 1.3, "Polar ang fr (deg)": 30, "Polar ang to (deg)": 35, "Polar angle range (deg)": "30–35 / 145–150", "Yield": 881.9}, {"Opt phase (deg)": 468, "Opt phase (mach unit)": 1.3, "Polar ang fr (deg)": 40, "Polar ang to (deg)": 45, "Polar angle range (deg)": "40–45 / 135–140", "Yield": 1313.0}, {"Opt phase (deg)": 468, "Opt phase (mach unit)": 1.3, "Polar ang fr (deg)": 50, "Polar ang to (deg)": 55, "Polar angle range (deg)": "50–55 / 125–130", "Yield": 1679.0}, {"Opt phase (deg)": 468, "Opt phase (mach unit)": 1.3, "Polar ang fr (deg)": 60, "Polar ang to (deg)": 65, "Polar angle range (deg)": "60–65 / 115–120", "Yield": 2034.0}, {"Opt phase (deg)": 468, "Opt phase (mach unit)": 1.3, "Polar ang fr (deg)": 70, "Polar ang to (deg)": 75, "Polar angle range (deg)": "70–75 / 105–110", "Yield": 2206.0}, {"Opt phase (deg)": 468, "Opt phase (mach unit)": 1.3, "Polar ang fr (deg)": 80, "Polar ang to (deg)": 85, "Polar angle range (deg)": "80–85 / 95–100", "Yield": 2119.0}, {"Opt phase (deg)": 522, "Opt phase (mach unit)": 1.45, "Polar ang fr (deg)": 0, "Polar ang to (deg)": 5, "Polar angle range (deg)": "0–5 / 175–180", "Yield": 52.46}, {"Opt phase (deg)": 522, "Opt phase (mach unit)": 1.45, "Polar ang fr (deg)": 10, "Polar ang to (deg)": 15, "Polar angle range (deg)": "10–15 / 165–170", "Yield": 265.9}, {"Opt phase (deg)": 522, "Opt phase (mach unit)": 1.45, "Polar ang fr (deg)": 20, "Polar ang to (deg)": 25, "Polar angle range (deg)": "20–25 / 155–160", "Yield": 465.1}, {"Opt phase (deg)": 522, "Opt phase (mach unit)": 1.45, "Polar ang fr (deg)": 30, "Polar ang to (deg)": 35, "Polar angle range (deg)": "30–35 / 145–150", "Yield": 768.7}, {"Opt phase (deg)": 522, "Opt phase (mach unit)": 1.45, "Polar ang fr (deg)": 40, "Polar ang to (deg)": 45, "Polar angle range (deg)": "40–45 / 135–140", "Yield": 1020.0}, {"Opt phase (deg)": 522, "Opt phase (mach unit)": 1.45, "Polar ang fr (deg)": 50, "Polar ang to (deg)": 55, "Polar angle range (deg)": "50–55 / 125–130", "Yield": 1429.0}, {"Opt phase (deg)": 522, "Opt phase (mach unit)": 1.45, "Polar ang fr (deg)": 60, "Polar ang to (deg)": 65, "Polar angle range (deg)": "60–65 / 115–120", "Yield": 1863.0}, {"Opt phase (deg)": 522, "Opt phase (mach unit)": 1.45, "Polar ang fr (deg)": 70, "Polar ang to (deg)": 75, "Polar angle range (deg)": "70–75 / 105–110", "Yield": 2024.0}, {"Opt phase (deg)": 522, "Opt phase (mach unit)": 1.45, "Polar ang fr (deg)": 80, "Polar ang to (deg)": 85, "Polar angle range (deg)": "80–85 / 95–100", "Yield": 2124.0}, {"Opt phase (deg)": 576, "Opt phase (mach unit)": 1.6, "Polar ang fr (deg)": 0, "Polar ang to (deg)": 5, "Polar angle range (deg)": "0–5 / 175–180", "Yield": 68.53}, {"Opt phase (deg)": 576, "Opt phase (mach unit)": 1.6, "Polar ang fr (deg)": 10, "Polar ang to (deg)": 15, "Polar angle range (deg)": "10–15 / 165–170", "Yield": 298.4}, {"Opt phase (deg)": 576, "Opt phase (mach unit)": 1.6, "Polar ang fr (deg)": 20, "Polar ang to (deg)": 25, "Polar angle range (deg)": "20–25 / 155–160", "Yield": 548.4}, {"Opt phase (deg)": 576, "Opt phase (mach unit)": 1.6, "Polar ang fr (deg)": 30, "Polar ang to (deg)": 35, "Polar angle range (deg)": "30–35 / 145–150", "Yield": 725.8}, {"Opt phase (deg)": 576, "Opt phase (mach unit)": 1.6, "Polar ang fr (deg)": 40, "Polar ang to (deg)": 45, "Polar angle range (deg)": "40–45 / 135–140", "Yield": 1018.0}, {"Opt phase (deg)": 576, "Opt phase (mach unit)": 1.6, "Polar ang fr (deg)": 50, "Polar ang to (deg)": 55, "Polar angle range (deg)": "50–55 / 125–130", "Yield": 1308.0}, {"Opt phase (deg)": 576, "Opt phase (mach unit)": 1.6, "Polar ang fr (deg)": 60, "Polar ang to (deg)": 65, "Polar angle range (deg)": "60–65 / 115–120", "Yield": 1643.0}, {"Opt phase (deg)": 576, "Opt phase (mach unit)": 1.6, "Polar ang fr (deg)": 70, "Polar ang to (deg)": 75, "Polar angle range (deg)": "70–75 / 105–110", "Yield": 1919.0}, {"Opt phase (deg)": 576, "Opt phase (mach unit)": 1.6, "Polar ang fr (deg)": 80, "Polar ang to (deg)": 85, "Polar angle range (deg)": "80–85 / 95–100", "Yield": 2079.0}]}, "hconcat": [{"layer": [{"data": {"name": "data-54c25b4a57665558c9c0e502dc8d831d"}, "encoding": {"color": {"field": "Polar angle range (deg)", "sort": {"field": "Polar ang fr (deg)", "op": "max"}, "type": "nominal"}, "x": {"axis": {"title": "Optical phase (deg)"}, "field": "Opt phase (deg)", "type": "quantitative"}, "y": {"field": "Yield", "type": "quantitative"}}, "mark": "point"}, {"data": {"name": "data-23302622ef33292390a7cd2a20c60a15"}, "encoding": {"color": {"field": "Polar angle range (deg)", "sort": {"field": "Polar ang fr (deg)", "op": "max"}, "type": "nominal"}, "x": {"axis": {"title": "Optical phase (deg)"}, "field": "Opt phase (deg)", "type": "quantitative"}, "y": {"field": "Yield", "type": "quantitative"}}, "mark": "line"}]}, {"layer": [{"data": {"name": "data-0bb7b0c694c76fddf53305b59a3b4550"}, "encoding": {"color": {"field": "Polar angle range (deg)", "sort": {"field": "Polar ang to (deg)", "op": "max"}, "type": "nominal"}, "x": {"axis": {"title": "Optical phase (deg)"}, "field": "Opt phase (deg)", "type": "quantitative"}, "y": {"field": "Yield", "type": "quantitative"}}, "mark": "point"}, {"data": {"name": "data-25e99b95e508651b87b12571a2fc2494"}, "encoding": {"color": {"field": "Polar angle range (deg)", "sort": {"field": "Polar ang to (deg)", "op": "max"}, "type": "nominal"}, "x": {"axis": {"title": "Optical phase (deg)"}, "field": "Opt phase (deg)", "type": "quantitative"}, "y": {"field": "Yield", "type": "quantitative"}}, "mark": "line"}]}]}
